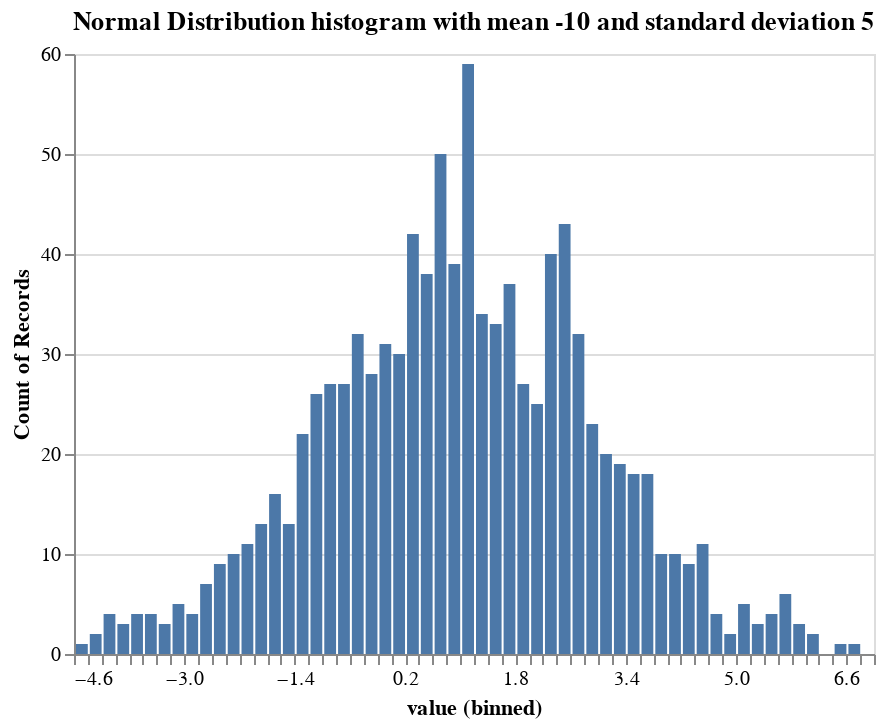

Here is the notebook cell this chart was saved with:
### Markdown cell above
2. Create a python function that accepts two inputs (`mean` and `standard deviation`), and plots the histogram

### Code cell
def display_norm(mean, std):
    norm_dist_func = stats.norm(mean, std)
    results = norm_dist_func.rvs(1000)
    normal_values = pd.DataFrame({'value': results})
    norm_plot = alt.Chart(normal_values, title="Normal Distribution histogram with mean " + str(vals[0]) + " and standard deviation " + str(vals[1])).mark_bar().encode(
    alt.X("value", bin=alt.Bin(maxbins=100)),
    y='count()',)
    norm_plot.display()
display_norm(1,2)

### Figure 1 — Vega-Lite specification as saved in the notebook (floating-point values rounded to 4 significant figures; data arrays with more than 128 entries replaced by an {"elided": "..."} marker saying what was removed)
{"config": {"view": {"continuousWidth": 400, "continuousHeight": 300}}, "data": {"name": "data-182a64201495924ed5a2c4d769c129d7"}, "mark": "bar", "encoding": {"x": {"type": "quantitative", "bin": {"maxbins": 100}, "field": "value"}, "y": {"type": "quantitative", "aggregate": "count"}}, "title": "Normal Distribution histogram with mean -10 and standard deviation 5", "$schema": "https://vega.github.io/schema/vega-lite/v4.8.1.json", "datasets": {"data-182a64201495924ed5a2c4d769c129d7": {"elided": "1000 records"}}}
